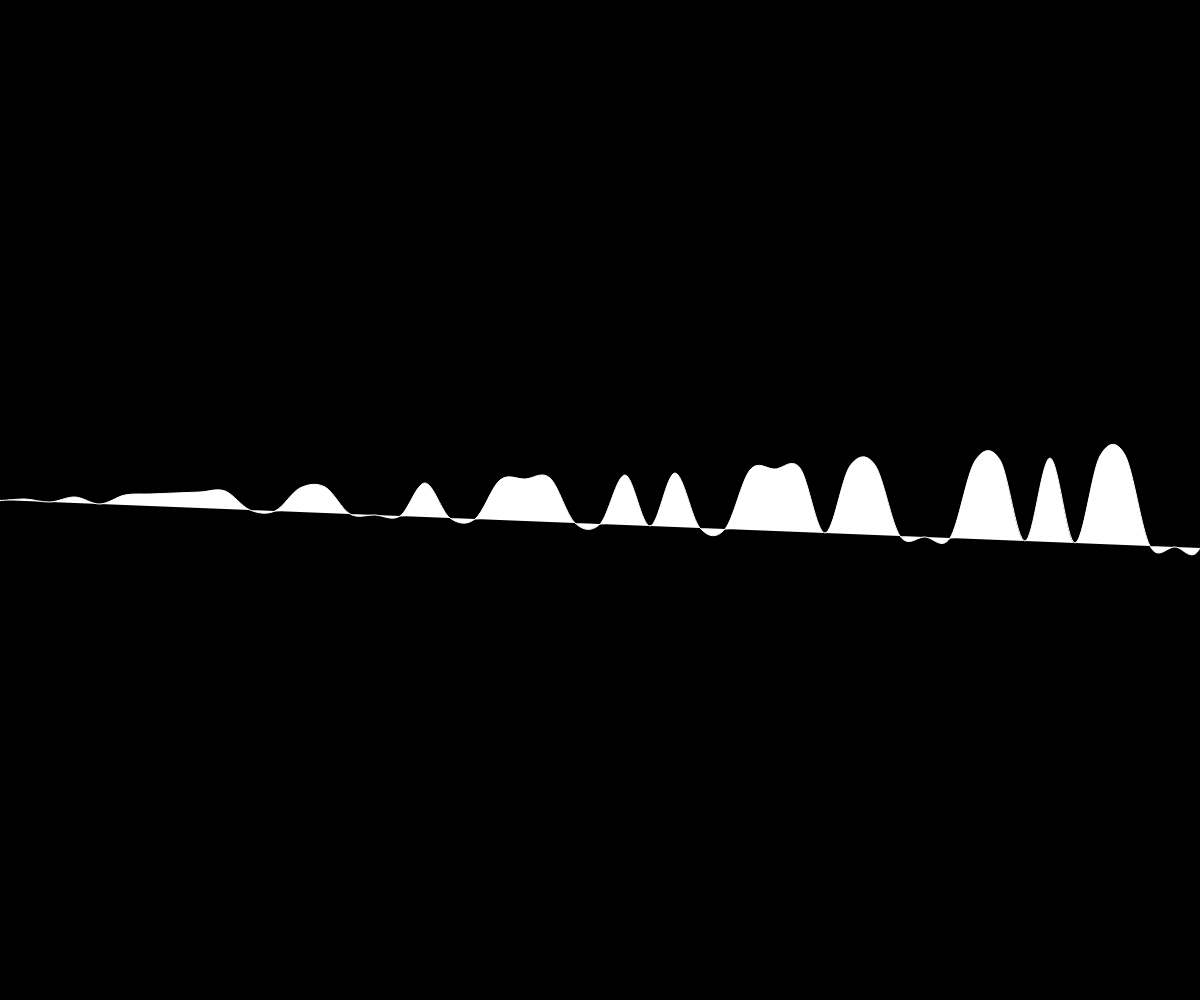
Frame 1 (no input)
Frame 60 (no input): identical to frame 1, image omitted
Frame 120 (the mouse pressed at the canvas centre since frame 60): identical to frame 1, image omitted

The p5.js sketch that drew this single still picture (run headless with seeded random() and noise() and a simulated clock; from frame 60 on, the mouse is pressed at the canvas centre):

// p5.js sketch
// ── sketch.js
/**
 * File: sketch.js
 * Project: Exercise_02_random_walking_extended
 * Version <<projectversion>>
 * File Created: Wednesday, 20th January 2021 9:40:55 am
 * Author: Eoan O'Dea (eoan@web-space.design)
 * -----
 * File Description:
 * Last Modified: Tuesday, 9th February 2021 3:03:34 pm
 * Modified By: Eoan O'Dea (eoan@web-space.design>)
 * -----
 * Copyright 2021 WebSpace, WebSpace
 */

let points = [];

let radius = 150;
let numOfSegments = 50;

let stepX = 3;
let stepY = 5;

function setup() {
  createCanvas(window.innerWidth, window.innerHeight);
  background(0);

  let angle = radians(360 / numOfSegments);

  for (let i = 0; i < numOfSegments; i++) {
    let xPos = cos(angle * i) * radius;
    let yPos = sin(angle * i) * radius;

    points.push(createVector(xPos, yPos));
  }

  push();

  translate(0, height / 2);

  stroke(255);
  beginShape();

  // First Control Point (Not Drawn)

  curveVertex(points[points.length - 1].x, points[points.length - 1].y);

  for (let i = 0; i < points.length; i++) {
    const multiplier = round(random(-1, 0));
    curveVertex(
      (points[i].x = i * 25),
      (points[i].y = i * (multiplier === -1 ? -1 : 1))
    );
  }

  endShape();
  pop();
}

function draw() {
  for (let i = 0; i < points.length; i++) {
    points[i].y += cos(frameCount / 150) * 0.8;
    points[i].x += sin(frameCount / 100) * 0.8;
  }
}
